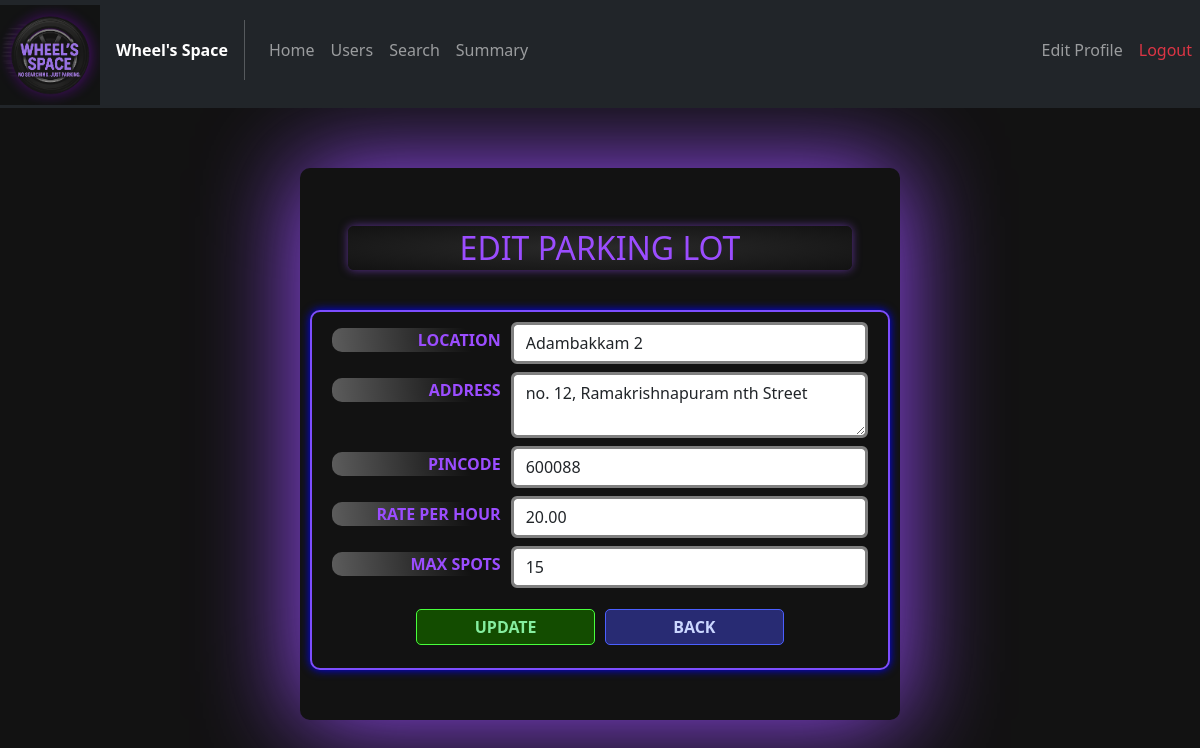
/editlot/1, run on the app's committed database.
### models/Lots.py (models this page shows)
class Lots(db.Model):
    __tablename__ = "Lots"
    lot_id   = db.Column(db.Integer, primary_key=True)
    location = db.Column(db.String(30), unique = True, nullable=False)
    price    = db.Column(db.Numeric(10, 2), nullable=False)
    address  = db.Column(db.String(100), nullable = False)
    pincode  = db.Column(db.Integer, nullable=False)
    max_spots= db.Column(db.Integer, nullable=False)
    spots    = db.relationship("Spots",back_populates = "lot")

### controllers/admin_routes.py (the view)
@admin_routes.route("/editlot/<int:lot_id>", methods=["GET", "POST"])
def editlot(lot_id):
    lot = Lots.query.filter_by(lot_id=lot_id).first()
    if lot==None:
        return "ERROR editlot lot not found!"
    if request.method == "POST":
        lot_loc = request.form.get("location")
        lot_address = request.form.get("address")
        pincode = request.form.get("pincode")
        rate = request.form.get("rate-per-hour")
        max_spots = request.form.get("max-spots")
        if lot_loc=="":
            return render_template("admin_edit_lot.html",lot = lot, bad_alert=True, hide_alert=False, alert_text="Location cannot be empty")
        if pincode=="":
            return render_template("admin_edit_lot.html",lot = lot, bad_alert=True, hide_alert=False, alert_text="Pincode cannot be empty")
        if lot_address=="":
            return render_template("admin_edit_lot.html",lot = lot, bad_alert=True, hide_alert=False, alert_text="Address cannot be empty")
        if rate=="":
            return render_template("admin_edit_lot.html",lot = lot, bad_alert=True, hide_alert=False, alert_text="Rate per hour cannot be empty")
        if max_spots=="":
            return render_template("admin_edit_lot.html",lot = lot, bad_alert=True, hide_alert=False, alert_text="Max spots cannot be empty")
        if int(max_spots)<lot.max_spots:
            return render_template("admin_edit_lot.html",lot = lot, bad_alert=True, hide_alert=False, alert_text = "Cannot reduce max spots. manually delete spots individually")
        if float(rate)<0:
            return render_template("admin_edit_lot.html",lot = lot, bad_alert=True, hide_alert=False, alert_text="Rate per hour must be positive")
        lot.location = lot_loc
        lot.address = lot_address
        lot.pincode = int(pincode)
        lot.rate = float(rate)
        for i in range(int(max_spots)-lot.max_spots):
            new_spot = Spots(
                lot_id = lot.lot_id,
                status = Status.A
            )
            db.session.add(new_spot)
        lot.max_spots = int(max_spots)
        db.session.commit()
        return render_template("admin_edit_lot.html",lot = lot, bad_alert=False, hide_alert=False, alert_text="LOT UPDATION SUCCESS")
    else:
        return render_template("admin_edit_lot.html",lot = lot, hide_alert=True)

### templates/admin_edit_lot.html (shortened to what this page needs)
<!DOCTYPE html>
<html lang="en">
<head>
    <link href="https://cdn.jsdelivr.net/npm/bootstrap@5.2.3/dist/css/bootstrap.min.css" rel="stylesheet">
    <link rel="stylesheet" href="../static/css/General_style.css">
    <link rel="stylesheet" href="../static/css/Admin_style.css">
</head>
<body>
    <nav class="navbar navbar-expand-lg navbar-dark bg-dark my-nav-bar">
        <div class="navbar-brand logo">
            <img src = "{{url_for('static', filename='images/logo.png')}}" alt="WHEEL'S SPACE LOGO" id="logo" class="img-fluid mb-5">
        </div>
        <span class="fw-bold text-white">Wheel's Space</span>
        <div class="collapse navbar-collapse" id = "navbarelements">
            <ul class="navbar-nav me-auto">
                <li class="nav-item">
                    <a href="{{url_for('admin_routes.adminhome')}}" class="nav-link my-nav-link">Home</a>
                </li>
                <li class="nav-item">
                    <a href="{{url_for('admin_routes.adminusers')}}" class="nav-link my-nav-link">Users</a>
                </li>
                <li class="nav-item">
                    <a href="{{url_for('admin_routes.adminsearch')}}" class="nav-link my-nav-link">Search</a>
                </li>
                <li class="nav-item">
                    <a href="{{url_for('admin_routes.adminsummary')}}" class="nav-link my-nav-link">Summary</a>
                </li>
            </ul>
            <ul class="navbar-nav">
                <li class="nav-item">
                    <a href="{{url_for('admin_routes.adminedit')}}" class="nav-link my-nav-link">Edit Profile</a>
                </li>
                <li class="nav-item">
                    <a href="{{url_for('auth_rbac.logout')}}" class="nav-link my-nav-link text-danger">Logout</a>
                </li>
            </ul>
        </div>
    </nav>
    <div class="span-box container">
        <div class="row  mb-4 py-2 justify-content-center">
            <div class="view-highlight h2 col-10">EDIT PARKING LOT</div>
        </div>
        <form class="form-style form my-form" action="{{ url_for('admin_routes.editlot', lot_id=lot.lot_id) }}" method="POST">
            <div class="mb-2 d-flex">
                <label for="location" class="form-label col-4">Location</label>
                <input class="form-control my-form-input" type="text" name="location" id="location" value="{{ lot.location }}">
            </div>
            <div class="mb-2 d-flex">
                <label for="address" class="form-label col-4">Address</label>
                <textarea name="address" id="address" rows="2" class="form-control my-form-input">{{ lot.address }}</textarea>
            </div>
            <div class="mb-2 d-flex">
                <label for="pincode" class="form-label col-4">Pincode</label>
                <input class="form-control my-form-input" type="number" name="pincode" id="pincode" value="{{ lot.pincode }}" min="0" max="999999">
            </div>
            <div class="mb-2 d-flex">
                <label for="rate-per-hour" class="form-label col-4">Rate Per Hour</label>
                <input class="form-control my-form-input" type="number" name="rate-per-hour" id="rate-per-hour" value="{{ lot.price }}">
            </div>
            <div class="mb-3 d-flex">
                <label for="max-spots" class="form-label col-4">Max Spots</label>
                <input class="form-control my-form-input" type="number" name="max-spots" id="max-spots" value="{{ lot.max_spots }}">
            </div>
            <div class="mb-2 d-flex justify-content-center">
                <input class="admin-button add-btn col-4" type="submit" value="UPDATE" id="submit">
                <a href="{{ url_for('admin_routes.adminhome') }}" class="admin-button edit-btn col-4">BACK</a>
            </div>
        </form>
    </div>
</body>
</html>

### static/css/General_style.css (style rules this page uses)
body { background-color: #121212; }
.logo { max-width: 100px; max-height: 100px; }
.my-nav-bar { padding-top: 0px; }
.my-nav-link { padding: 10px; }
.view-highlight { display: inline-block; text-align: center !important; padding: 3px; border-radius: 6px; background: radial-gradient(#2a2a2a, #121212); color: #9b4dff; box-shadow: 0 0 10px #9b4dff88; }
.span-box { min-width: 200px; max-width: 600px !important; margin-top: 5%; width: 80%; background-color: #121212; box-shadow: 0px 0px 100px 0px #9b4dff; padding: 50px 10px; border-radius: 10px; }
.edit-btn { background-color: #282b73; color: #cbd7ff; border: 1px solid #4b5fff; }
.add-btn { background-color: #134c00; color: #85ee9f; border: 1px solid #48ff3b; }
.my-form { padding: 10px 20px; border: 2px solid #7c4dff; border-radius: 10px; box-shadow: 0px 0px 10px 0px blue; }
.my-form div { justify-content: center; }
.my-form label { margin-top: 6px; padding-right: 10px; color: #9b4dff; text-transform: uppercase; height: fit-content; font-weight: bold; text-align: right; border-radius: 10px; background: radial-gradient(circle at top right,#ffffff00 25%,#ffffff50 100%); }
.my-form .my-form-input { border: 3px solid gray !important; }

### static/css/Admin_style.css (style rules this page uses)
.admin-button { display: inline-block; text-decoration: none; font-weight: bold; padding: 5px 20px; margin: 5px; border-radius: 5px; transition: 0.2s all linear; text-align: center; cursor: pointer; }

### data on the page
Lots: location "Adambakkam 2", address "no. 12, Ramakrishnapuram nth Street", pincode "600088", rate-per-hour "20.00", max-spots "15"
